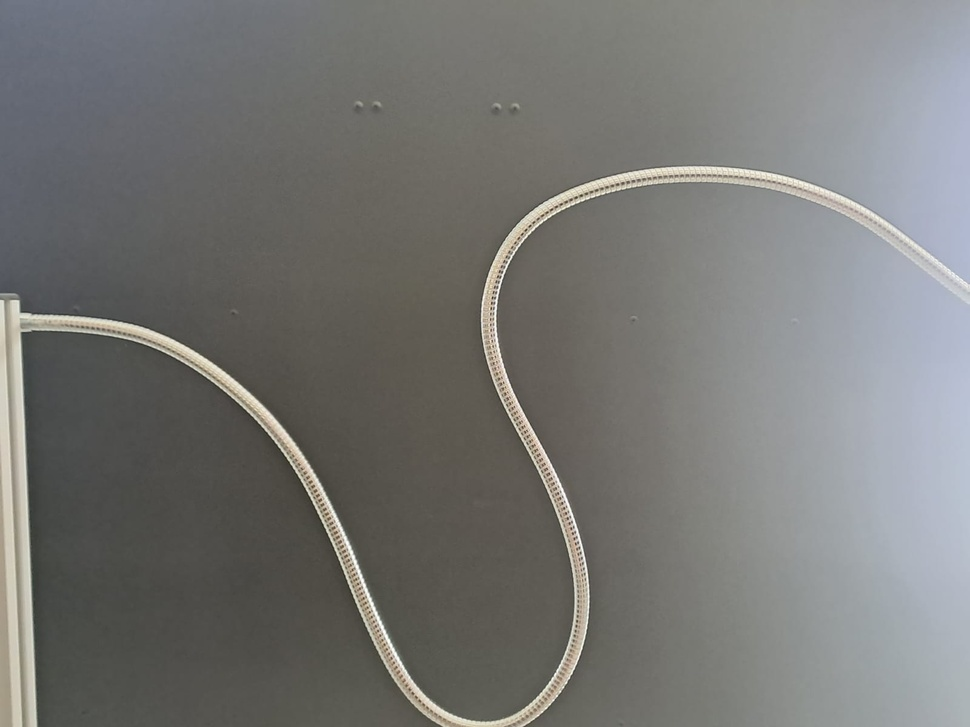
#> input picture Bildverarbeitung/IMG/line1.jpg, 970 x 727 px, shrunk from 1600 x 1200 before the run
$ python -i Line.py   (imports and definitions only)
#> lines starting #> are read from the running program, lines starting #| are printed output that depends on the picture; after the words box and inside, x2 and y2 are one past the last pixel; in counts of white or black regions, pixels touching at a corner belong together
#> further down, picture is the input picture: shape (727, 970, 3); mean B, G, R 116.6, 118.8, 118.7
"""
Klasse zur Linienerkennung.
Der Methode detect(img) muss ein RGB Bild übergeben werden.
Das Ergebnisbild wird als Binärbild zurückgegeben.

Diese Pakete müssen installiert sein:
    opencv-python
    numpy
    matplotlib
    scikit-image    (https://scikit-image.org/docs/stable/install.html)
"""

import cv2
import numpy as np
from skimage.morphology import skeletonize
import matplotlib.pyplot as plt


def detect(original_img):

    # Bild in Gray-Bild umwandeln
    img = cv2.cvtColor(original_img, cv2.COLOR_BGR2GRAY)

    # Schwellwert anwenden
    img = cv2.medianBlur(img, 3)
    img = cv2.adaptiveThreshold(img, 255, cv2.ADAPTIVE_THRESH_GAUSSIAN_C, cv2.THRESH_BINARY_INV, 5, 2)
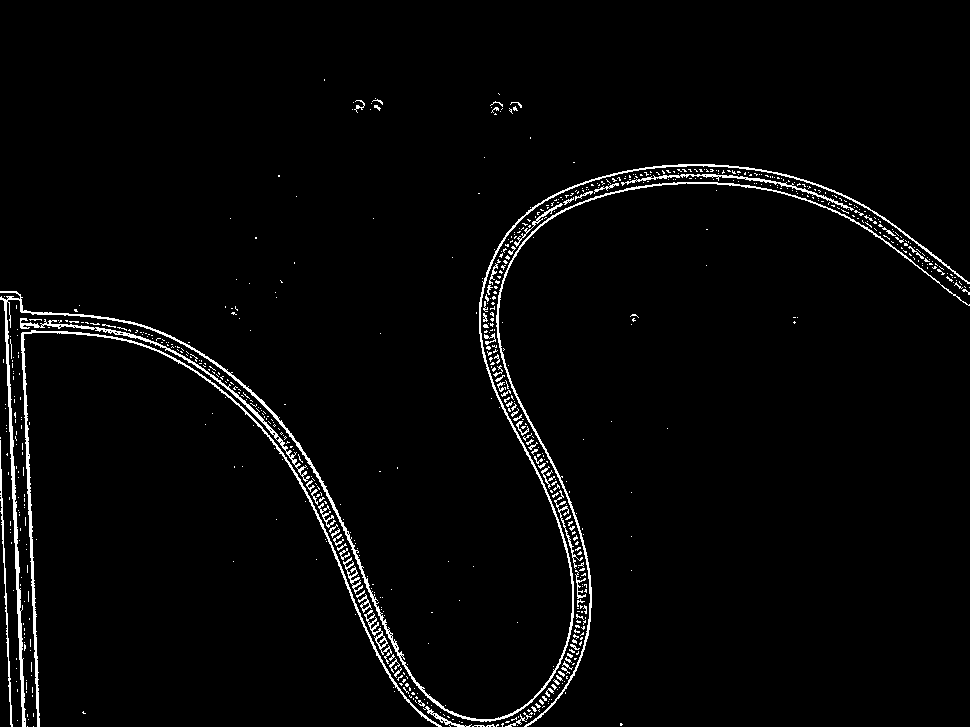
#> img: shape (727, 970); 2.7% white in thin lines or dots, all inside (x1, y1, x2, y2) = (0, 79, 970, 727)

    # Konturen im Bild finden
    contours, hierarchy = cv2.findContours(img, cv2.RETR_TREE, cv2.CHAIN_APPROX_SIMPLE)
#> contours = 806 contours, 777 with area under 20; largest, box (x1, y1, x2, y2) and area: (0, 164, 970, 727) 3707, (21, 330, 442, 727) 1690, (496, 182, 970, 727) 1276, (20, 318, 310, 482) 744, (621, 174, 854, 211) 346

    # Nach der größten Kontur filtern und diese auf ein schwarzes Bild übertragen
    img_line = np.zeros(img.shape, dtype="uint8")
    line = max(contours, key=cv2.contourArea)
#> line = contour of 2024 points, box (x1, y1, x2, y2) (0, 164, 970, 727), area 3707
    cv2.drawContours(img_line, [line], -1, 255, 5)
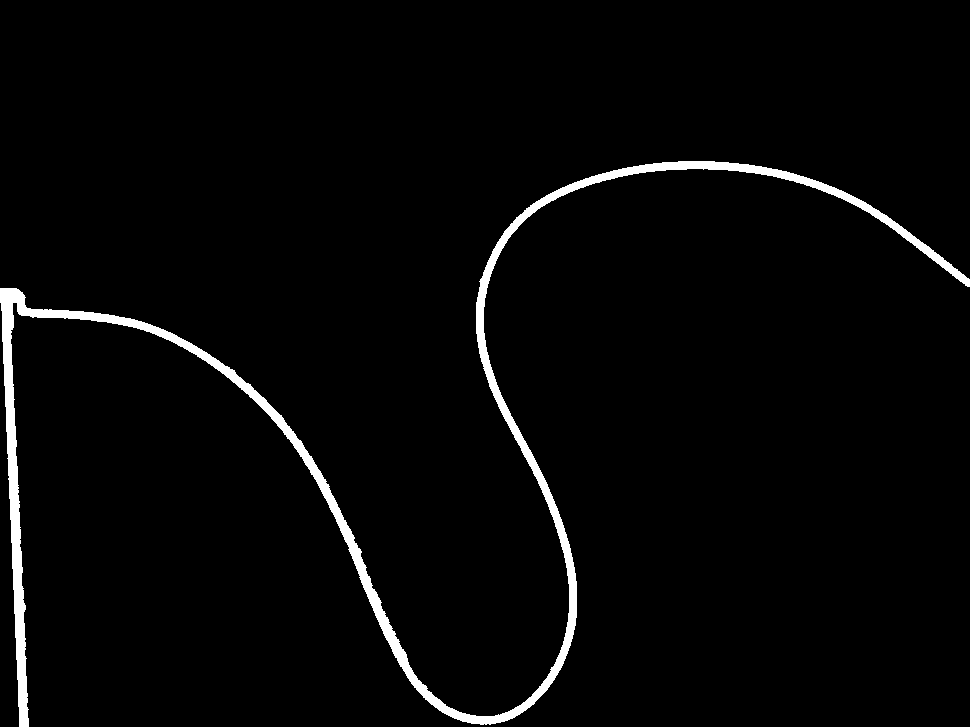
#> img_line: shape (727, 970); 2.7% white; 1 white region, box (x1, y1, x2, y2) and area: (0, 161, 970, 727) 18858

    # Skeletonize-Methode anwenden um die Linie auf einen Pixel Breite zu reduzieren
    new_img = skeletonize(img_line)
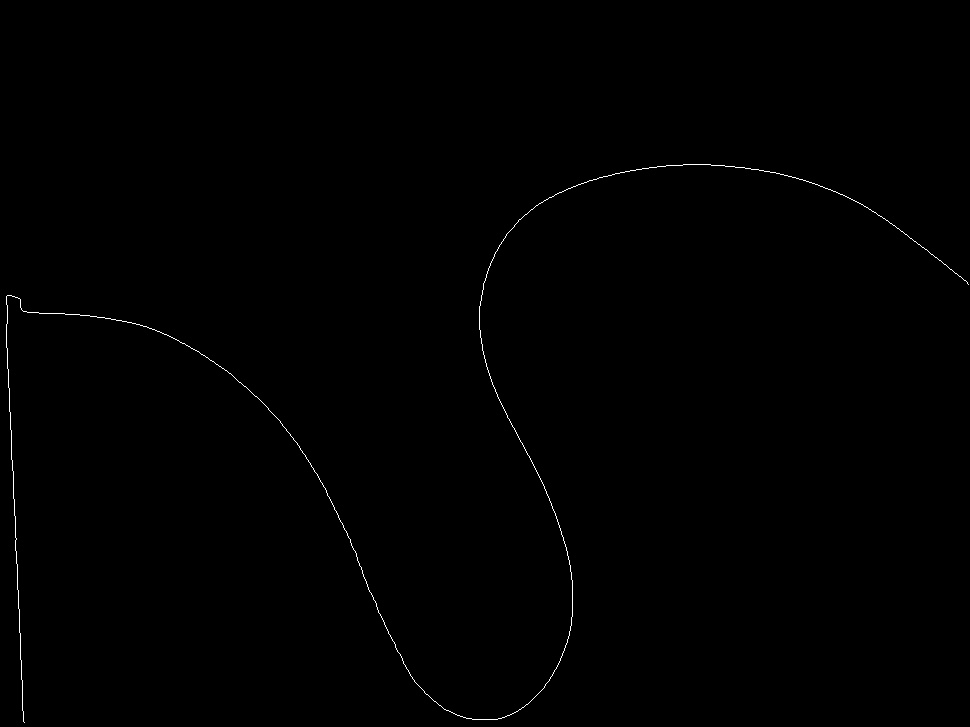
#> new_img: shape (727, 970) bool; 0.29% white in thin lines or dots, all inside (x1, y1, x2, y2) = (6, 164, 969, 723)

    # Ergebnis in ein binäres Bild übertragen
    new_img_2 = np.zeros(img.shape, dtype="uint8")
    r, c = new_img.shape
#> r = 727; c = 970
    for row in range(r):
        for column in range(c):
            if new_img[row][column] == True:
                new_img_2[row][column] = 1

    # Binäres Bild zurückgeben
    return new_img_2

>>> import cv2
>>> picture = cv2.imread('../IMG/line1.jpg')
>>> result = detect(picture)

$ run again, on Bildverarbeitung/IMG/line2.jpg
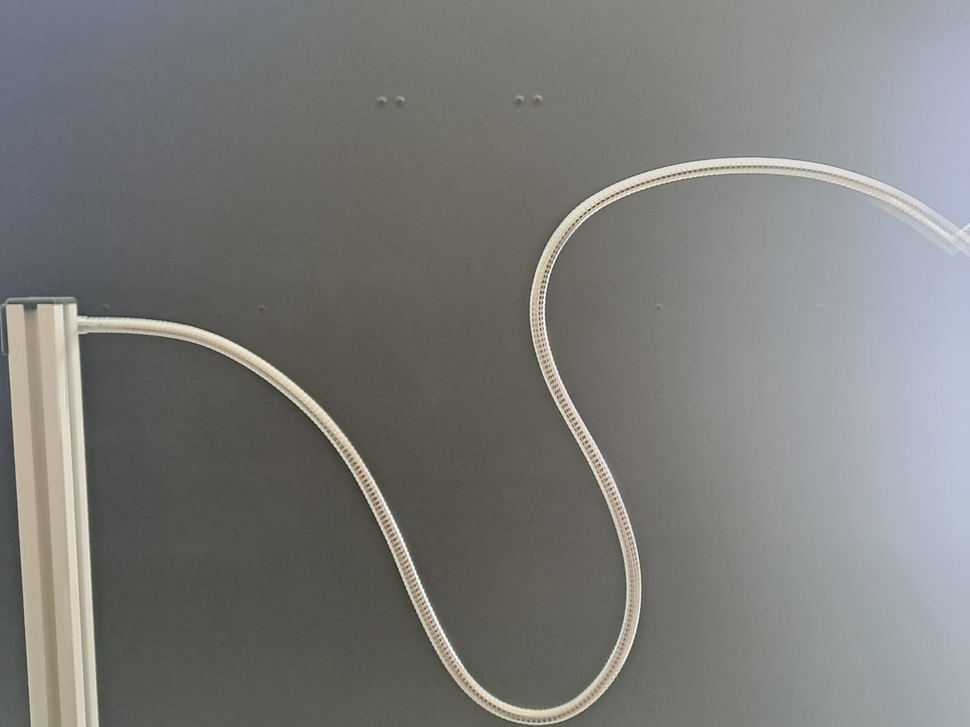
#> input picture Bildverarbeitung/IMG/line2.jpg, 970 x 727 px, shrunk from 1600 x 1200 before the run
#> picture is the input picture: shape (727, 970, 3); mean B, G, R 120.6, 122.7, 122.5
#> in detect, `img = cv2.adaptiveThreshold(img, 255, cv2.ADAPTIVE_THRESH_GAUSSIAN_C, ..`:
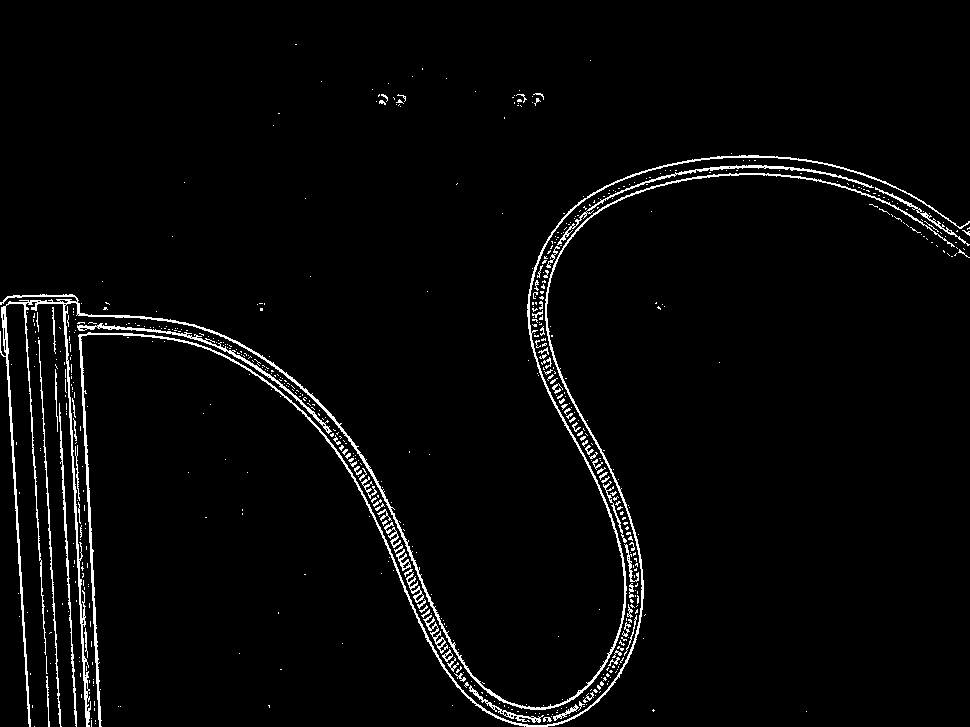
#> img: shape (727, 970); 3% white in thin lines or dots
#> contours = 715 contours, 677 with area under 20; largest, box (x1, y1, x2, y2) and area: (0, 155, 970, 727) 4354, (78, 173, 955, 727) 2829, (77, 323, 332, 434) 602, (557, 165, 874, 245) 520, (59, 403, 77, 727) 313
#> line = contour of 2454 points, box (x1, y1, x2, y2) (0, 155, 970, 727), area 4354
#> img_line: shape (727, 970); 3.6% white; 1 white region, box (x1, y1, x2, y2) and area: (0, 152, 970, 727) 25167
#> in detect, `new_img = skeletonize(img_line)`:
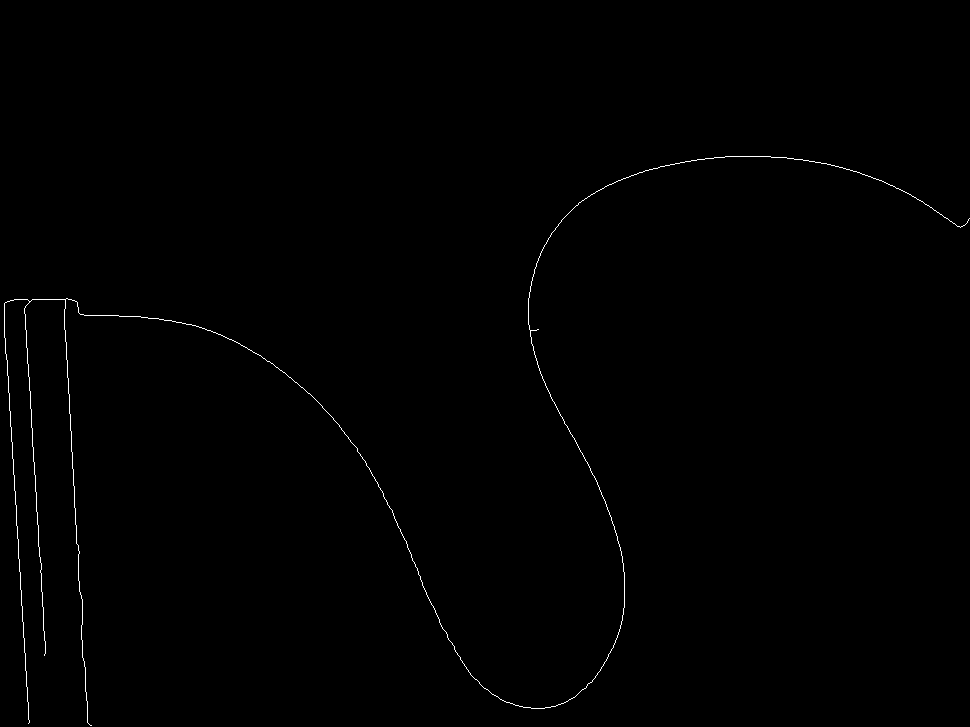
#> new_img: shape (727, 970) bool; 0.4% white in thin lines or dots, all inside (x1, y1, x2, y2) = (4, 156, 970, 726)

$ run again, on Bildverarbeitung/IMG/line3.jpg
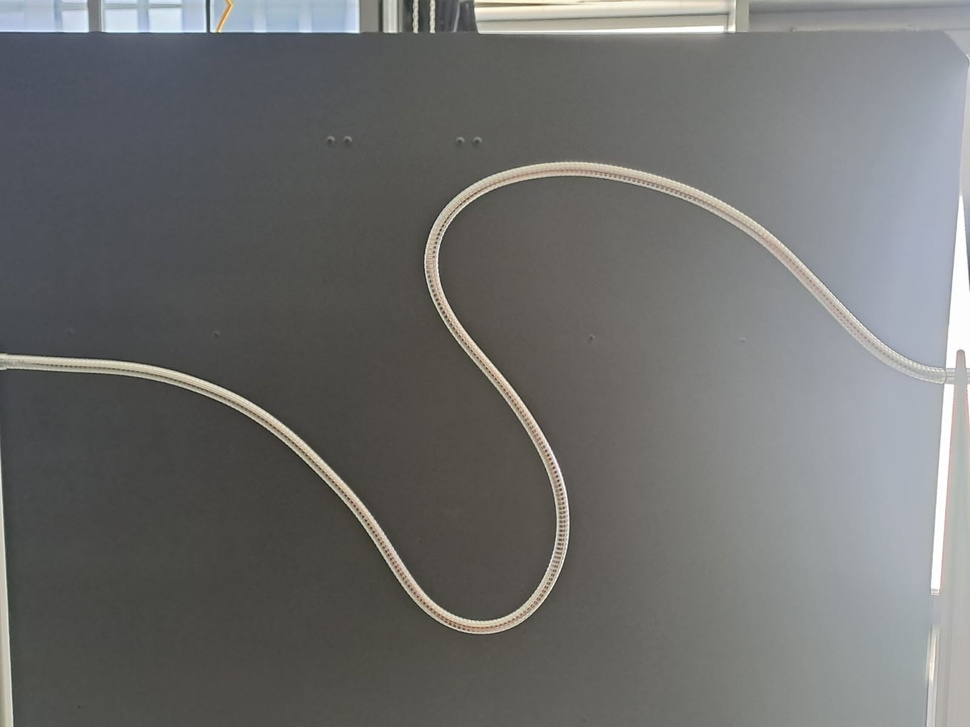
#> input picture Bildverarbeitung/IMG/line3.jpg, 970 x 727 px, shrunk from 1600 x 1200 before the run
#> picture is the input picture: shape (727, 970, 3); mean B, G, R 109.1, 110.3, 109.6
#> in detect, `img = cv2.adaptiveThreshold(img, 255, cv2.ADAPTIVE_THRESH_GAUSSIAN_C, ..`:
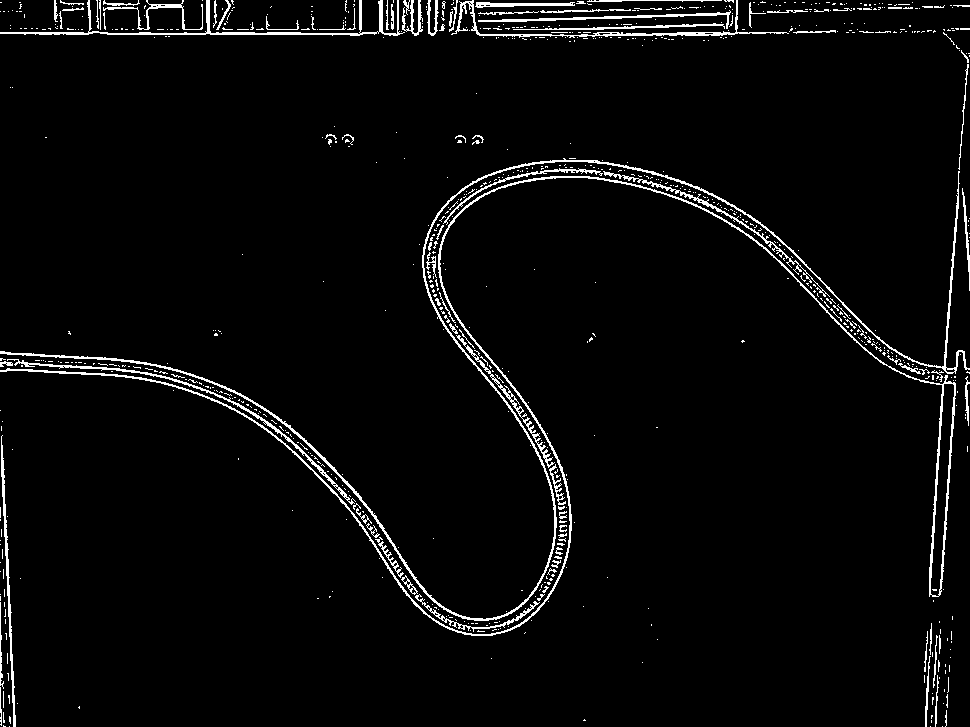
#> img: shape (727, 970); 3.5% white in thin lines or dots
#> contours = 907 contours, 860 with area under 20; largest, box (x1, y1, x2, y2) and area: (0, 176, 956, 636) 4934, (0, 158, 970, 621) 2727, (930, 383, 955, 597) 2210, (0, 0, 405, 36) 858, (7, 359, 356, 505) 662
#> line = contour of 1502 points, box (x1, y1, x2, y2) (0, 176, 956, 636), area 4934
#> img_line: shape (727, 970); 2.3% white; 1 white region, box (x1, y1, x2, y2) and area: (0, 173, 959, 639) 16209
#> in detect, `new_img = skeletonize(img_line)`:
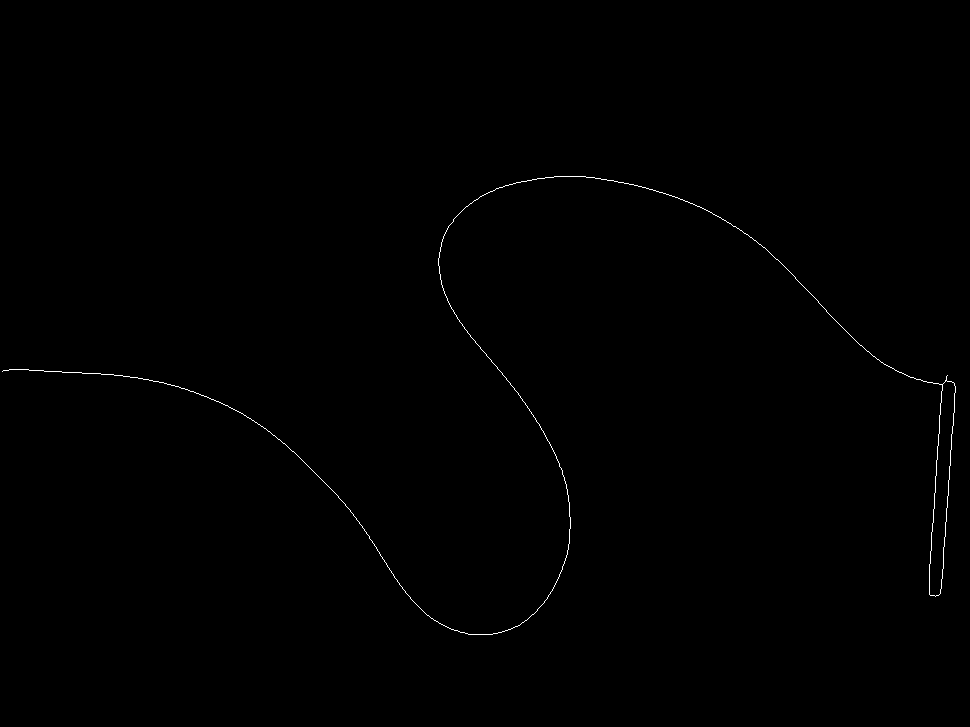
#> new_img: shape (727, 970) bool; 0.27% white in thin lines or dots, all inside (x1, y1, x2, y2) = (2, 176, 956, 635)

$ run again, on Bildverarbeitung/IMG/line4.jpg
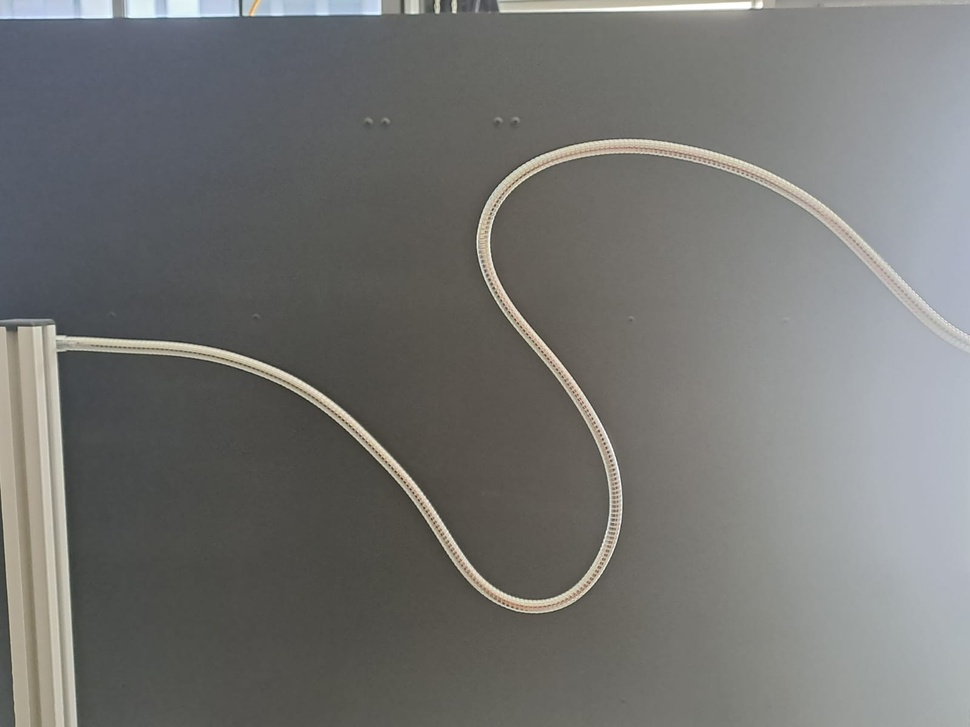
#> input picture Bildverarbeitung/IMG/line4.jpg, 970 x 727 px, shrunk from 1600 x 1200 before the run
#> picture is the input picture: shape (727, 970, 3); mean B, G, R 113.4, 115.4, 115.1
#> in detect, `img = cv2.adaptiveThreshold(img, 255, cv2.ADAPTIVE_THRESH_GAUSSIAN_C, ..`:
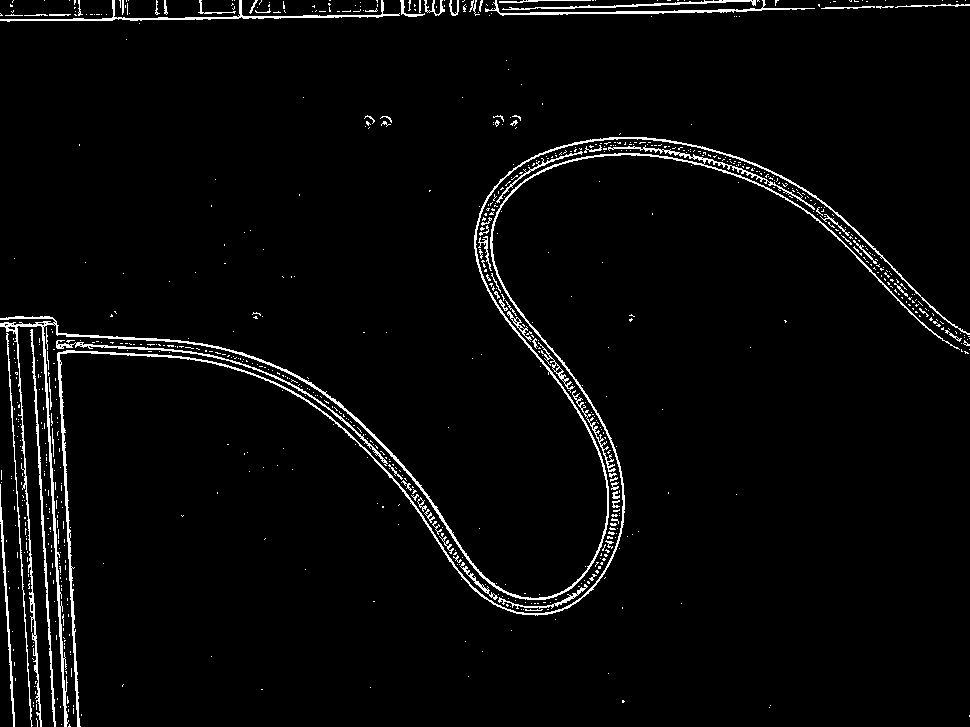
#> img: shape (727, 970); 3.2% white in thin lines or dots
#> contours = 903 contours, 864 with area under 20; largest, box (x1, y1, x2, y2) and area: (0, 137, 970, 727) 3777, (57, 145, 960, 727) 3045, (0, 0, 400, 22) 608, (56, 340, 388, 466) 532, (30, 329, 56, 727) 491
#> line = contour of 2006 points, box (x1, y1, x2, y2) (0, 137, 970, 727), area 3777
#> img_line: shape (727, 970); 3% white; 1 white region, box (x1, y1, x2, y2) and area: (0, 134, 970, 727) 21203
#> in detect, `new_img = skeletonize(img_line)`:
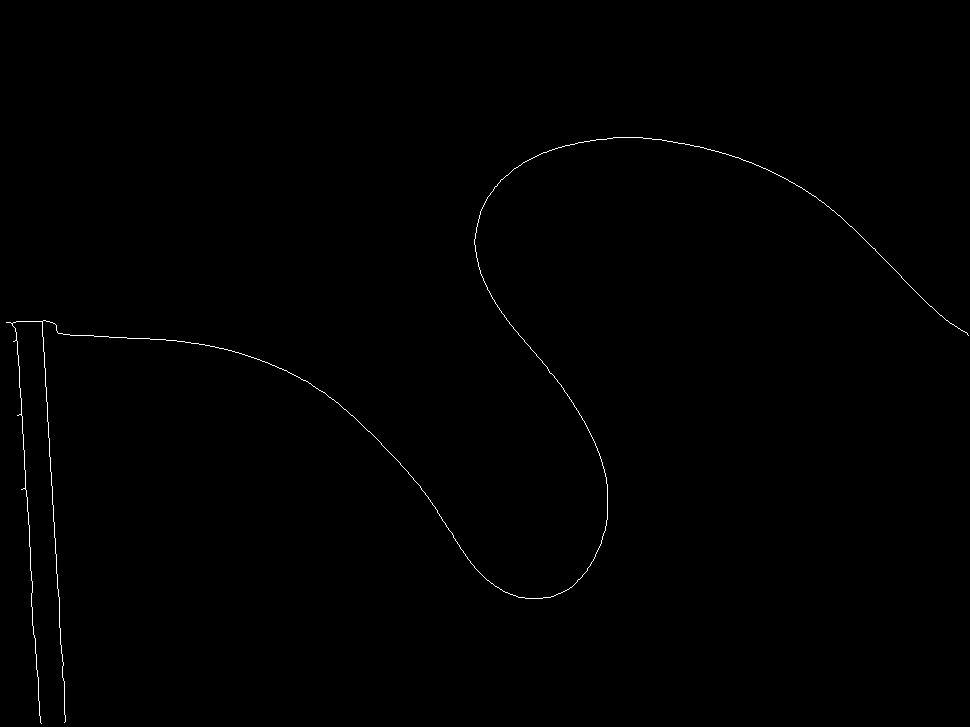
#> new_img: shape (727, 970) bool; 0.33% white in thin lines or dots, all inside (x1, y1, x2, y2) = (6, 137, 969, 724)
